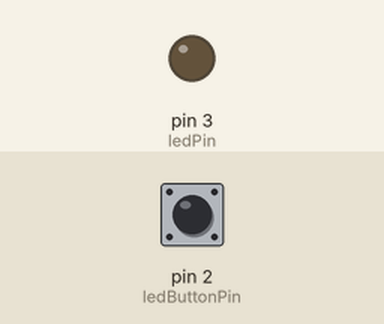
The sketch below on a simulated Arduino Uno, built with avr-gcc and run on an emulated ATmega328P. Parts: output pins drawn as LEDs (lit = HIGH). The test bench sets the inputs (shaded band); at power-on: pin 2 (ledButtonPin) LOW.

Above: at 1.2 s.
1.3 s: pin 2 (ledButtonPin) pulled HIGH for 0.15 s
At 2.6 s:
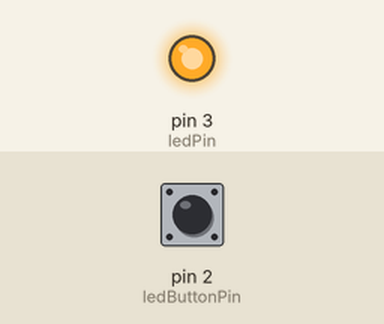
2.9 s: pin 2 (ledButtonPin) pulled HIGH for 1 s
At 4.2 s:
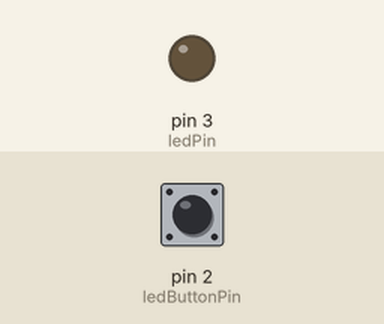
5.4 s: pin 2 (ledButtonPin) pulled HIGH for 3.2 s
At 8.9 s:
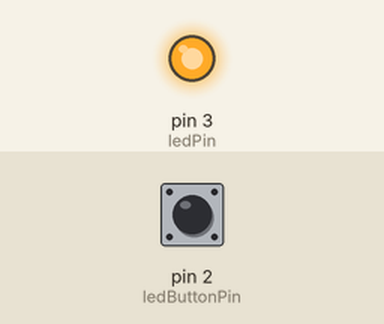
Timing chart, 0 to 10.4 s (numbered marks = the images above; inputs shaded):
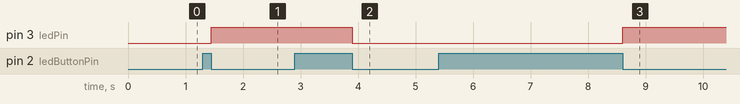

The sketch:

antra-programa.ino
```cpp
const bool buttonPressed = false;
const bool buttonReleased = true;


const byte ledButtonPin = 2;
const byte ledPin = 3;

typedef enum {
	OFF = 0,
	ON = 1
} ledStates_t;

struct button_t {
	int pinNum;

	bool prevState;
	bool currState;

	bool pressed;
};

struct led_t {
	int pinNum;

	ledStates_t currState;
	ledStates_t targetState;
};

button_t ledButton;
led_t	 led;

led_t newLed(int pinNum) {
	pinMode(pinNum, OUTPUT);

	led_t newLedTemp = { pinNum, OFF, OFF };

	return newLedTemp;
}

void updateLed(led_t* led) {
	if (led->currState != led->targetState) {
		led->currState = led->targetState;
		digitalWrite(led->pinNum, led->currState);
	}
}

button_t newButton(int pinNum) {
	button_t button = { pinNum, buttonReleased, buttonPressed, false };

	pinMode(pinNum, INPUT);

	return button;
}

void updateButton(button_t* btn) {
	btn->prevState = btn->currState;
	btn->currState = digitalRead(btn->pinNum);

	if (
		btn->prevState == buttonReleased
		&& btn->currState == buttonPressed
	) {
		btn->pressed = true;
	}
}

bool readButton(button_t* btn) {
	bool tempPressed = btn->pressed;
	btn->pressed = false;

	return tempPressed;
}

void setup() {
	ledButton = newButton(ledButtonPin);
	led = newLed(ledPin);
}

void loop() {
	if (readButton(&ledButton)) {
		led.targetState = (ledStates_t) !led.targetState;
	}

	updateLed(&led);
	updateButton(&ledButton);
}
```

Measured:
- after the input at 1.3 s, pin 3 (ledPin): LOW → HIGH after 0.15 s
- after the input at 2.9 s, pin 3 (ledPin): HIGH → LOW after 1.0 s
- after the input at 5.4 s, pin 3 (ledPin): LOW → HIGH after 3.2 s
